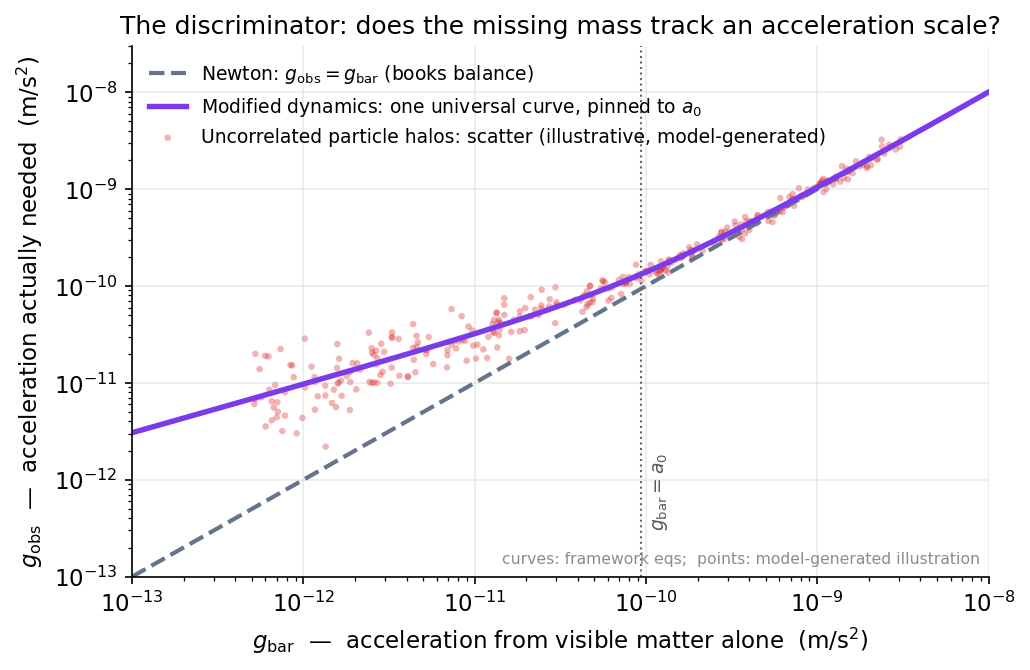

Generate this figure with Python:
import numpy as np, matplotlib
matplotlib.use("Agg")
import matplotlib.pyplot as plt
plt.rcParams.update({"figure.dpi":150,"savefig.dpi":150,"font.size":11,
    "axes.grid":True,"grid.alpha":0.25,"axes.spines.top":False,"axes.spines.right":False,
    "axes.titlesize":12,"figure.facecolor":"white","axes.facecolor":"white"})
C_FW="#7c3aed"; C_NEWTON="#64748b"; C_MOND="#0891b2"; C_DATA="#dc2626"

# The chapter's "cleanest empirical discriminator": does the missing mass track
# an acceleration scale? We plot the radial-acceleration plane g_obs vs g_bar.
a0 = 9.36e-11  # framework value (m/s^2); the MOND value 1.2e-10 sits essentially on top here

# x-axis: baryonic (visible-matter, Newtonian) acceleration
gbar = np.logspace(-13, -8, 400)

# Newtonian baseline: g_obs = g_bar (no missing mass) -- the "books balance" line
g_newton = gbar

# Modified-dynamics prediction: a SINGLE universal curve pinned to a0.
# Use the framework's own de Sitter-Unruh interpolation g_obs = sqrt(g_bar^2 + g_bar*a0).
g_md = np.sqrt(gbar**2 + gbar*a0)

fig, ax = plt.subplots(figsize=(7,4.6))

# Newtonian "no discrepancy" reference
ax.plot(gbar, g_newton, color=C_NEWTON, ls="--", lw=2,
        label="Newton: $g_{\\rm obs}=g_{\\rm bar}$ (books balance)")

# The single universal modified-dynamics relation
ax.plot(gbar, g_md, color=C_FW, lw=2.6,
        label="Modified dynamics: one universal curve, pinned to $a_0$")

# Illustrative, model-generated "particle-halo scatter": a halo has no reason to
# respect an acceleration scale, so the discrepancy at a given g_bar varies galaxy
# to galaxy. We draw model points = the universal curve TIMES random per-galaxy
# boosts that grow in the weak field (no a0 structure) -> visible vertical scatter.
rng = np.random.default_rng(7)
gb_pts = 10**rng.uniform(-12.3, -8.5, 320)
g_md_pts = np.sqrt(gb_pts**2 + gb_pts*a0)
# per-point multiplicative scatter that widens toward weak gravity (halo idiosyncrasy)
weak = np.clip(np.log10(a0/gb_pts), 0, None)        # 0 in strong field, grows when gbar<<a0
sigma = 0.05 + 0.11*weak                              # dex of scatter, history-driven
g_halo_pts = g_md_pts * 10**(rng.normal(0, 1, gb_pts.size)*sigma)
ax.scatter(gb_pts, g_halo_pts, s=10, color=C_DATA, alpha=0.35, edgecolors="none",
           label="Uncorrelated particle halos: scatter (illustrative, model-generated)")

# mark a0 on the x-axis
ax.axvline(a0, color="0.4", lw=1, ls=":")
ax.text(a0*1.15, 3e-13, "$g_{\\rm bar}=a_0$", rotation=90, va="bottom", ha="left",
        fontsize=9, color="0.35")

ax.set_xscale("log"); ax.set_yscale("log")
ax.set_xlim(1e-13, 1e-8); ax.set_ylim(1e-13, 3e-8)
ax.set_xlabel("$g_{\\rm bar}$  —  acceleration from visible matter alone  (m/s$^2$)")
ax.set_ylabel("$g_{\\rm obs}$  —  acceleration actually needed  (m/s$^2$)")
ax.set_title("The discriminator: does the missing mass track an acceleration scale?")
ax.legend(frameon=False, loc="upper left", fontsize=9)
ax.text(0.99, 0.02, "curves: framework eqs;  points: model-generated illustration",
        transform=ax.transAxes, ha="right", va="bottom", fontsize=7.5, color="0.55")
fig.tight_layout(); fig.savefig("ch05_discriminator_rar.png", bbox_inches="tight"); print("ok")
